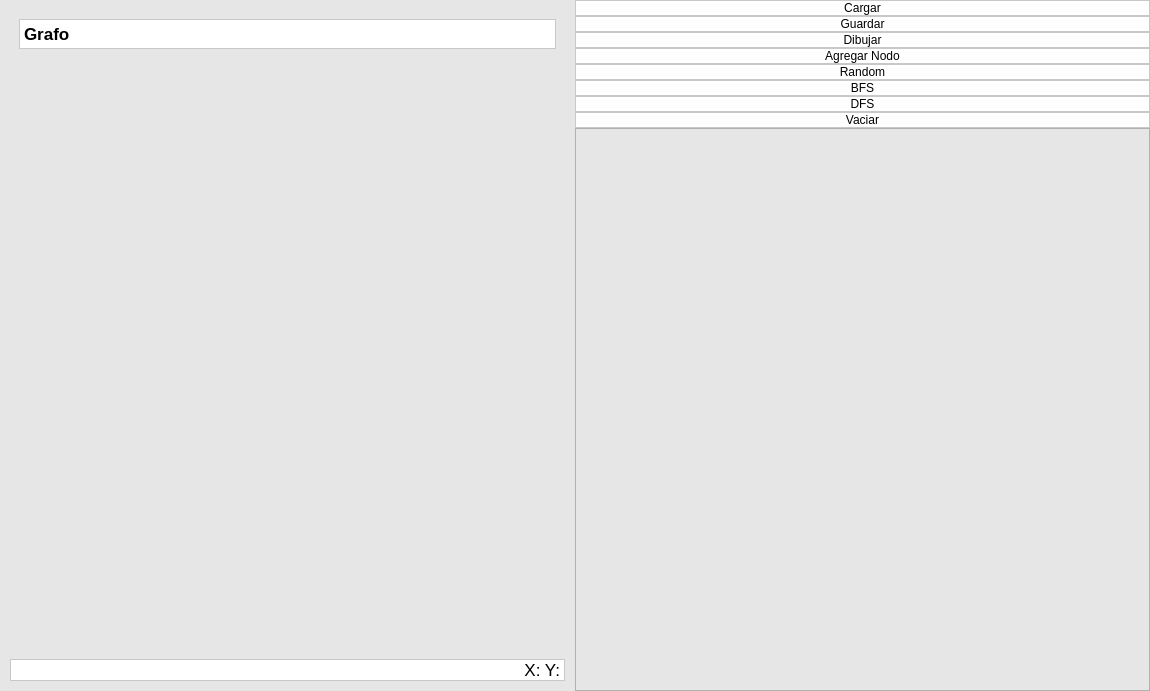
<?xml version="1.0" encoding="UTF-8"?>
<ui version="4.0">
 <class>MainWindow</class>
 <widget class="QMainWindow" name="MainWindow">
  <property name="geometry">
   <rect>
    <x>0</x>
    <y>0</y>
    <width>1150</width>
    <height>691</height>
   </rect>
  </property>
  <property name="windowTitle">
   <string>MainWindow</string>
  </property>
  <property name="styleSheet">
   <string notr="true">230</string>
  </property>
  <widget class="QWidget" name="centralwidget">
   <property name="minimumSize">
    <size>
     <width>1150</width>
     <height>670</height>
    </size>
   </property>
   <property name="styleSheet">
    <string notr="true">background-color: rgb(245, 245, 245);</string>
   </property>
   <layout class="QVBoxLayout" name="verticalLayout">
    <property name="spacing">
     <number>0</number>
    </property>
    <property name="leftMargin">
     <number>0</number>
    </property>
    <property name="topMargin">
     <number>0</number>
    </property>
    <property name="rightMargin">
     <number>0</number>
    </property>
    <property name="bottomMargin">
     <number>0</number>
    </property>
    <item>
     <widget class="QFrame" name="Body">
      <property name="styleSheet">
       <string notr="true"/>
      </property>
      <property name="frameShape">
       <enum>QFrame::NoFrame</enum>
      </property>
      <property name="frameShadow">
       <enum>QFrame::Raised</enum>
      </property>
      <layout class="QHBoxLayout" name="horizontalLayout" stretch="0">
       <property name="spacing">
        <number>0</number>
       </property>
       <property name="leftMargin">
        <number>0</number>
       </property>
       <property name="topMargin">
        <number>0</number>
       </property>
       <property name="rightMargin">
        <number>0</number>
       </property>
       <property name="bottomMargin">
        <number>0</number>
       </property>
       <item>
        <widget class="QFrame" name="Container">
         <property name="styleSheet">
          <string notr="true">background-color: rgb(230, 230, 230);</string>
         </property>
         <property name="frameShape">
          <enum>QFrame::NoFrame</enum>
         </property>
         <property name="frameShadow">
          <enum>QFrame::Raised</enum>
         </property>
         <layout class="QVBoxLayout" name="verticalLayout_18">
          <property name="spacing">
           <number>0</number>
          </property>
          <property name="leftMargin">
           <number>0</number>
          </property>
          <property name="topMargin">
           <number>0</number>
          </property>
          <property name="rightMargin">
           <number>0</number>
          </property>
          <property name="bottomMargin">
           <number>0</number>
          </property>
          <item>
           <widget class="QFrame" name="frame">
            <property name="contextMenuPolicy">
             <enum>Qt::DefaultContextMenu</enum>
            </property>
            <property name="lineWidth">
             <number>0</number>
            </property>
            <layout class="QVBoxLayout" name="verticalLayout_6" stretch="0">
             <property name="spacing">
              <number>0</number>
             </property>
             <property name="leftMargin">
              <number>0</number>
             </property>
             <property name="topMargin">
              <number>0</number>
             </property>
             <property name="rightMargin">
              <number>0</number>
             </property>
             <property name="bottomMargin">
              <number>0</number>
             </property>
             <item>
              <widget class="QFrame" name="frame">
               <property name="styleSheet">
                <string notr="true">background-color: rgb(230, 230, 230);</string>
               </property>
               <property name="frameShape">
                <enum>QFrame::NoFrame</enum>
               </property>
               <property name="frameShadow">
                <enum>QFrame::Raised</enum>
               </property>
               <layout class="QHBoxLayout" name="horizontalLayout_6" stretch="0,0">
                <property name="spacing">
                 <number>0</number>
                </property>
                <property name="leftMargin">
                 <number>0</number>
                </property>
                <property name="topMargin">
                 <number>0</number>
                </property>
                <property name="rightMargin">
                 <number>0</number>
                </property>
                <property name="bottomMargin">
                 <number>0</number>
                </property>
                <item>
                 <widget class="QFrame" name="frame_4">
                  <property name="minimumSize">
                   <size>
                    <width>0</width>
                    <height>0</height>
                   </size>
                  </property>
                  <property name="maximumSize">
                   <size>
                    <width>16777215</width>
                    <height>16777215</height>
                   </size>
                  </property>
                  <property name="styleSheet">
                   <string notr="true">background-color: rgb(230, 230, 230);</string>
                  </property>
                  <property name="frameShape">
                   <enum>QFrame::NoFrame</enum>
                  </property>
                  <property name="frameShadow">
                   <enum>QFrame::Raised</enum>
                  </property>
                  <layout class="QGridLayout" name="gridLayout">
                   <property name="leftMargin">
                    <number>10</number>
                   </property>
                   <property name="topMargin">
                    <number>10</number>
                   </property>
                   <property name="rightMargin">
                    <number>10</number>
                   </property>
                   <property name="bottomMargin">
                    <number>10</number>
                   </property>
                   <property name="spacing">
                    <number>10</number>
                   </property>
                   <item row="3" column="0">
                    <widget class="QFrame" name="verticalFrame">
                     <property name="cursor">
                      <cursorShape>ArrowCursor</cursorShape>
                     </property>
                     <layout class="QVBoxLayout" name="verticalLayout_2">
                      <item>
                       <widget class="QLabel" name="label_22">
                        <property name="sizePolicy">
                         <sizepolicy hsizetype="Preferred" vsizetype="Fixed">
                          <horstretch>0</horstretch>
                          <verstretch>0</verstretch>
                         </sizepolicy>
                        </property>
                        <property name="minimumSize">
                         <size>
                          <width>0</width>
                          <height>30</height>
                         </size>
                        </property>
                        <property name="font">
                         <font>
                          <pointsize>13</pointsize>
                          <bold>true</bold>
                         </font>
                        </property>
                        <property name="styleSheet">
                         <string notr="true">
            background-color: rgb(255, 255, 255);
            border: 1px solid rgb(200, 200, 200);
            color: rgb(0, 0, 0);
      </string>
                        </property>
                        <property name="text">
                         <string>Grafo</string>
                        </property>
                        <property name="alignment">
                         <set>Qt::AlignLeading|Qt::AlignLeft|Qt::AlignVCenter</set>
                        </property>
                       </widget>
                      </item>
                      <item>
                       <widget class="MplWidget" name="widget" native="true"/>
                      </item>
                     </layout>
                    </widget>
                   </item>
                   <item row="4" column="0">
                    <widget class="QLabel" name="label_2">
                     <property name="sizePolicy">
                      <sizepolicy hsizetype="Preferred" vsizetype="Fixed">
                       <horstretch>0</horstretch>
                       <verstretch>0</verstretch>
                      </sizepolicy>
                     </property>
                     <property name="minimumSize">
                      <size>
                       <width>0</width>
                       <height>20</height>
                      </size>
                     </property>
                     <property name="font">
                      <font>
                       <pointsize>13</pointsize>
                      </font>
                     </property>
                     <property name="styleSheet">
                      <string notr="true">
            background-color: rgb(255, 255, 255);
            border: 1px solid rgb(200, 200, 200);
            color: rgb(0, 0, 0);
</string>
                     </property>
                     <property name="text">
                      <string>X: Y:</string>
                     </property>
                     <property name="alignment">
                      <set>Qt::AlignRight|Qt::AlignTrailing|Qt::AlignVCenter</set>
                     </property>
                    </widget>
                   </item>
                  </layout>
                 </widget>
                </item>
                <item>
                 <widget class="QFrame" name="frame_5">
                  <property name="styleSheet">
                   <string notr="true">background-color: rgb(230, 230, 230);</string>
                  </property>
                  <property name="frameShape">
                   <enum>QFrame::NoFrame</enum>
                  </property>
                  <property name="frameShadow">
                   <enum>QFrame::Raised</enum>
                  </property>
                  <layout class="QVBoxLayout" name="verticalLayout_11">
                   <property name="spacing">
                    <number>0</number>
                   </property>
                   <property name="leftMargin">
                    <number>0</number>
                   </property>
                   <property name="topMargin">
                    <number>0</number>
                   </property>
                   <property name="rightMargin">
                    <number>0</number>
                   </property>
                   <property name="bottomMargin">
                    <number>0</number>
                   </property>
                   <item>
                    <widget class="QPushButton" name="pushButton_8">
                     <property name="styleSheet">
                      <string notr="true">QPushButton {
            background-color: rgb(255, 255, 255);
            border: 1px solid rgb(200, 200, 200);
            color: rgb(0, 0, 0);
        }
        QPushButton:hover {
            border: 1px solid rgb(180, 180, 180);
        }</string>
                     </property>
                     <property name="text">
                      <string>Cargar</string>
                     </property>
                     <property name="icon">
                      <iconset>
                       <normaloff>:/icons/icons8_collapse_arrow_up.svg</normaloff>:/icons/icons8_collapse_arrow_up.svg</iconset>
                     </property>
                    </widget>
                   </item>
                   <item>
                    <widget class="QPushButton" name="pushButton_9">
                     <property name="styleSheet">
                      <string notr="true">QPushButton {
            background-color: rgb(255, 255, 255);
            border: 1px solid rgb(200, 200, 200);
            color: rgb(0, 0, 0);
        }
        QPushButton:hover {
            border: 1px solid rgb(180, 180, 180);
        }</string>
                     </property>
                     <property name="text">
                      <string>Guardar</string>
                     </property>
                     <property name="icon">
                      <iconset>
                       <normaloff>:/icons/icons8_save.svg</normaloff>:/icons/icons8_save.svg</iconset>
                     </property>
                    </widget>
                   </item>
                   <item>
                    <widget class="QPushButton" name="pushButton_7">
                     <property name="sizePolicy">
                      <sizepolicy hsizetype="Minimum" vsizetype="Fixed">
                       <horstretch>0</horstretch>
                       <verstretch>0</verstretch>
                      </sizepolicy>
                     </property>
                     <property name="font">
                      <font>
                       <pointsize>9</pointsize>
                      </font>
                     </property>
                     <property name="styleSheet">
                      <string notr="true">QPushButton {
            background-color: rgb(255, 255, 255);
            border: 1px solid rgb(200, 200, 200);
            color: rgb(0, 0, 0);
        }
        QPushButton:hover {
            border: 1px solid rgb(180, 180, 180);
        }</string>
                     </property>
                     <property name="text">
                      <string>Dibujar</string>
                     </property>
                     <property name="icon">
                      <iconset>
                       <normaloff>:/icons/icons8_full_image.svg</normaloff>:/icons/icons8_full_image.svg</iconset>
                     </property>
                    </widget>
                   </item>
                   <item>
                    <widget class="QPushButton" name="pushButton_4">
                     <property name="sizePolicy">
                      <sizepolicy hsizetype="Minimum" vsizetype="Fixed">
                       <horstretch>0</horstretch>
                       <verstretch>0</verstretch>
                      </sizepolicy>
                     </property>
                     <property name="styleSheet">
                      <string notr="true">QPushButton {
            background-color: rgb(255, 255, 255);
            border: 1px solid rgb(200, 200, 200);
            color: rgb(0, 0, 0);
        }
        QPushButton:hover {
            border: 1px solid rgb(180, 180, 180);
        }</string>
                     </property>
                     <property name="text">
                      <string>Agregar Nodo</string>
                     </property>
                    </widget>
                   </item>
                   <item>
                    <widget class="QPushButton" name="pushButton_6">
                     <property name="sizePolicy">
                      <sizepolicy hsizetype="Preferred" vsizetype="Fixed">
                       <horstretch>0</horstretch>
                       <verstretch>0</verstretch>
                      </sizepolicy>
                     </property>
                     <property name="styleSheet">
                      <string notr="true">QPushButton {
            background-color: rgb(255, 255, 255);
            border: 1px solid rgb(200, 200, 200);
            color: rgb(0, 0, 0);
        }
        QPushButton:hover {
            border: 1px solid rgb(180, 180, 180);
        }</string>
                     </property>
                     <property name="text">
                      <string>Random</string>
                     </property>
                    </widget>
                   </item>
                   <item>
                    <widget class="QPushButton" name="pushButton_5">
                     <property name="sizePolicy">
                      <sizepolicy hsizetype="Preferred" vsizetype="Fixed">
                       <horstretch>0</horstretch>
                       <verstretch>0</verstretch>
                      </sizepolicy>
                     </property>
                     <property name="styleSheet">
                      <string notr="true">QPushButton {
            background-color: rgb(255, 255, 255);
            border: 1px solid rgb(200, 200, 200);
            color: rgb(0, 0, 0);
        }
        QPushButton:hover {
            border: 1px solid rgb(180, 180, 180);
        }</string>
                     </property>
                     <property name="text">
                      <string>BFS</string>
                     </property>
                    </widget>
                   </item>
                   <item>
                    <widget class="QPushButton" name="pushButton_2">
                     <property name="sizePolicy">
                      <sizepolicy hsizetype="Preferred" vsizetype="Fixed">
                       <horstretch>0</horstretch>
                       <verstretch>0</verstretch>
                      </sizepolicy>
                     </property>
                     <property name="styleSheet">
                      <string notr="true">QPushButton {
            background-color: rgb(255, 255, 255);
            border: 1px solid rgb(200, 200, 200);
            color: rgb(0, 0, 0);
        }
        QPushButton:hover {
            border: 1px solid rgb(180, 180, 180);
        }</string>
                     </property>
                     <property name="text">
                      <string>DFS</string>
                     </property>
                    </widget>
                   </item>
                   <item>
                    <widget class="QPushButton" name="pushButton_3">
                     <property name="sizePolicy">
                      <sizepolicy hsizetype="Preferred" vsizetype="Fixed">
                       <horstretch>0</horstretch>
                       <verstretch>0</verstretch>
                      </sizepolicy>
                     </property>
                     <property name="styleSheet">
                      <string notr="true">QPushButton {
            background-color: rgb(255, 255, 255);
            border: 1px solid rgb(200, 200, 200);
            color: rgb(0, 0, 0);
        }
        QPushButton:hover {
            border: 1px solid rgb(180, 180, 180);
        }</string>
                     </property>
                     <property name="text">
                      <string>Vaciar</string>
                     </property>
                    </widget>
                   </item>
                   <item>
                    <widget class="QTableWidget" name="tableWidget">
                     <property name="sizePolicy">
                      <sizepolicy hsizetype="Preferred" vsizetype="Preferred">
                       <horstretch>0</horstretch>
                       <verstretch>0</verstretch>
                      </sizepolicy>
                     </property>
                     <property name="styleSheet">
                      <string notr="true">color: rgb(0, 0, 0);</string>
                     </property>
                     <property name="alternatingRowColors">
                      <bool>true</bool>
                     </property>
                     <property name="rowCount">
                      <number>0</number>
                     </property>
                     <property name="columnCount">
                      <number>0</number>
                     </property>
                    </widget>
                   </item>
                  </layout>
                 </widget>
                </item>
               </layout>
              </widget>
             </item>
            </layout>
           </widget>
          </item>
         </layout>
        </widget>
       </item>
      </layout>
     </widget>
    </item>
   </layout>
  </widget>
 </widget>
 <customwidgets>
  <customwidget>
   <class>MplWidget</class>
   <extends>QWidget</extends>
   <header>mplwidget.h</header>
   <container>1</container>
  </customwidget>
 </customwidgets>
 <resources>
  <include location="../../../../Downloads/PySide-Responsive-ui-master/resources.qrc"/>
 </resources>
 <connections/>
</ui>
